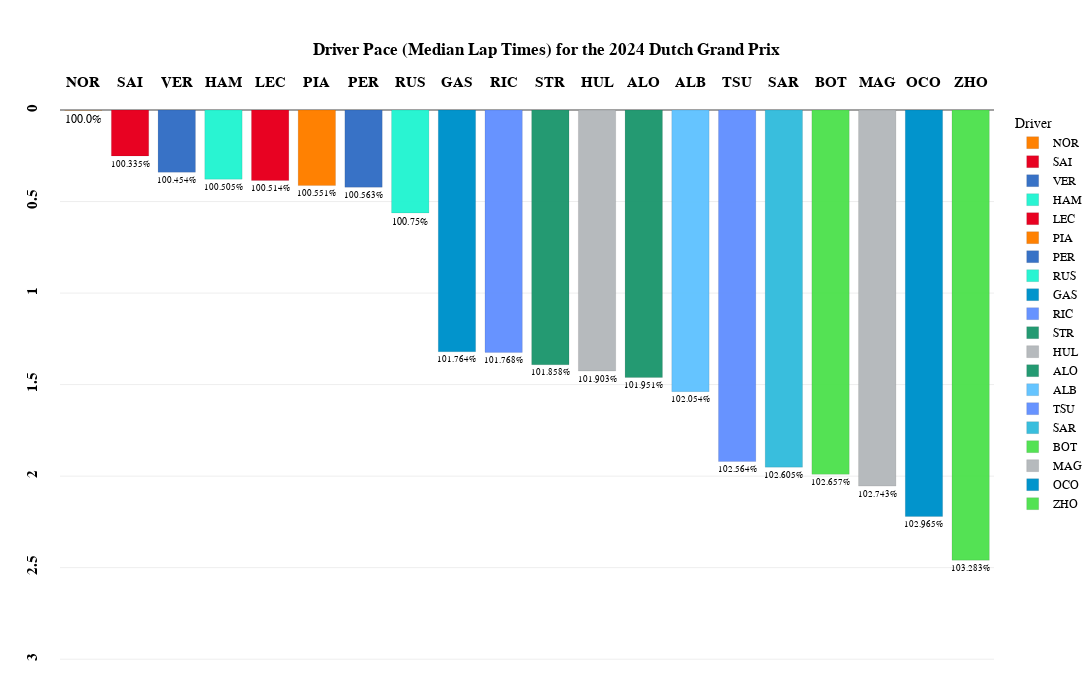

The code cell stored with this chart in its notebook:
### Code cell
fig_median=px.bar(
    transformed_laps_relative_median,
    x="Driver",
    y="Delta",
    color='Driver',
    template="xgridoff",
    title="<b>Driver Pace (Median Lap Times) for the {} {}</b>".format(year,gp),
    text="Delta_Percent",
    height=700, 
    width=1200,
    color_discrete_map={
                 "ALB": "#64C4FF",
                 "ALO": "#229971",
                 "BOT": "#52e252",
                 "COL": "#37BEDD",
                 "GAS": "#0093cc",
                 "HAM": "#27F4D2",
                 "HUL": "#B6BABD",
                 "LEC": "#E80020",
                 "MAG": "#B6BABD",
                 "NOR": "#FF8000",
                 "OCO": "#0093cc",
                 "PER": "#3671C6",
                 "PIA": "#FF8000",
                 "RIC": "#6692FF",
                 "RUS": "#27F4D2",
                 "SAI": "#E80020",
                 "SAR": "#37BEDD",
                 "STR": "#229971",
                 "TSU": "#6692FF",
                 "VER": "#3671C6",
                 "ZHO": "#52e252"
          }
)

fig_median.update_traces(textposition='outside')

fig_median.update_traces(opacity=0.85)

fig_median.update_traces( marker_line_color='white',marker_line_width=1.5)

fig_median.update_yaxes(tickangle = -90,tickprefix="<b>",ticksuffix ="</b><br>")

fig_median.update_xaxes(tickangle = -0,tickprefix="<b>",ticksuffix ="</b><br>")

fig_median.update_yaxes(range=[transformed_laps_relative_median['Delta'].max()+0.6, 0])

fig_median.update_layout(
    xaxis={'side': 'top'},
    yaxis={'side': 'left'}
)

fig_median.update_xaxes(title_text='')      # Remove axis titles
fig_median.update_yaxes(title_text='')

fig_median.update_xaxes(
        title_standoff = 75
)

fig_median.update_layout(
    title_x=0.5,
    margin=dict(l=60, r=5, t=110, b=30),
    hoverlabel=dict(
    bgcolor="white",
    font_size=16,
    font_family="PT Sans Narrow"
    ),
    yaxis = dict(tickfont = dict(size=15)),
    xaxis = dict(tickfont = dict(size=15)),
    font=dict(
        family="PT Sans Narrow",
        size=12,
        color="Black"
    ),
    title_font_family="PT Sans Narrow"
)
fig_median.update_traces( marker_line_color='Black',marker_line_width=0.1, opacity=0.99)
fig_median.show()

### Figure 1 — Plotly figure (JSON) as saved in the notebook; plotly's stock layout.template omitted (floating-point values rounded to 4 significant figures)
{"data": [{"alignmentgroup": "True", "hovertemplate": "Driver=%{x}<br>Delta=%{y}<br>Delta_Percent=%{text}<extra></extra>", "legendgroup": "NOR", "marker": {"color": "#FF8000", "line": {"color": "Black", "width": 0.1}, "pattern": {"shape": ""}}, "name": "NOR", "offsetgroup": "NOR", "opacity": 0.99, "orientation": "v", "showlegend": true, "text": ["100.0%"], "textposition": "outside", "type": "bar", "x": ["NOR"], "xaxis": "x", "y": [0.001], "yaxis": "y"}, {"alignmentgroup": "True", "hovertemplate": "Driver=%{x}<br>Delta=%{y}<br>Delta_Percent=%{text}<extra></extra>", "legendgroup": "SAI", "marker": {"color": "#E80020", "line": {"color": "Black", "width": 0.1}, "pattern": {"shape": ""}}, "name": "SAI", "offsetgroup": "SAI", "opacity": 0.99, "orientation": "v", "showlegend": true, "text": ["100.335%"], "textposition": "outside", "type": "bar", "x": ["SAI"], "xaxis": "x", "y": [0.251], "yaxis": "y"}, {"alignmentgroup": "True", "hovertemplate": "Driver=%{x}<br>Delta=%{y}<br>Delta_Percent=%{text}<extra></extra>", "legendgroup": "VER", "marker": {"color": "#3671C6", "line": {"color": "Black", "width": 0.1}, "pattern": {"shape": ""}}, "name": "VER", "offsetgroup": "VER", "opacity": 0.99, "orientation": "v", "showlegend": true, "text": ["100.454%"], "textposition": "outside", "type": "bar", "x": ["VER"], "xaxis": "x", "y": [0.34], "yaxis": "y"}, {"alignmentgroup": "True", "hovertemplate": "Driver=%{x}<br>Delta=%{y}<br>Delta_Percent=%{text}<extra></extra>", "legendgroup": "HAM", "marker": {"color": "#27F4D2", "line": {"color": "Black", "width": 0.1}, "pattern": {"shape": ""}}, "name": "HAM", "offsetgroup": "HAM", "opacity": 0.99, "orientation": "v", "showlegend": true, "text": ["100.505%"], "textposition": "outside", "type": "bar", "x": ["HAM"], "xaxis": "x", "y": [0.378], "yaxis": "y"}, {"alignmentgroup": "True", "hovertemplate": "Driver=%{x}<br>Delta=%{y}<br>Delta_Percent=%{text}<extra></extra>", "legendgroup": "LEC", "marker": {"color": "#E80020", "line": {"color": "Black", "width": 0.1}, "pattern": {"shape": ""}}, "name": "LEC", "offsetgroup": "LEC", "opacity": 0.99, "orientation": "v", "showlegend": true, "text": ["100.514%"], "textposition": "outside", "type": "bar", "x": ["LEC"], "xaxis": "x", "y": [0.385], "yaxis": "y"}, {"alignmentgroup": "True", "hovertemplate": "Driver=%{x}<br>Delta=%{y}<br>Delta_Percent=%{text}<extra></extra>", "legendgroup": "PIA", "marker": {"color": "#FF8000", "line": {"color": "Black", "width": 0.1}, "pattern": {"shape": ""}}, "name": "PIA", "offsetgroup": "PIA", "opacity": 0.99, "orientation": "v", "showlegend": true, "text": ["100.551%"], "textposition": "outside", "type": "bar", "x": ["PIA"], "xaxis": "x", "y": [0.413], "yaxis": "y"}, {"alignmentgroup": "True", "hovertemplate": "Driver=%{x}<br>Delta=%{y}<br>Delta_Percent=%{text}<extra></extra>", "legendgroup": "PER", "marker": {"color": "#3671C6", "line": {"color": "Black", "width": 0.1}, "pattern": {"shape": ""}}, "name": "PER", "offsetgroup": "PER", "opacity": 0.99, "orientation": "v", "showlegend": true, "text": ["100.563%"], "textposition": "outside", "type": "bar", "x": ["PER"], "xaxis": "x", "y": [0.422], "yaxis": "y"}, {"alignmentgroup": "True", "hovertemplate": "Driver=%{x}<br>Delta=%{y}<br>Delta_Percent=%{text}<extra></extra>", "legendgroup": "RUS", "marker": {"color": "#27F4D2", "line": {"color": "Black", "width": 0.1}, "pattern": {"shape": ""}}, "name": "RUS", "offsetgroup": "RUS", "opacity": 0.99, "orientation": "v", "showlegend": true, "text": ["100.75%"], "textposition": "outside", "type": "bar", "x": ["RUS"], "xaxis": "x", "y": [0.562], "yaxis": "y"}, {"alignmentgroup": "True", "hovertemplate": "Driver=%{x}<br>Delta=%{y}<br>Delta_Percent=%{text}<extra></extra>", "legendgroup": "GAS", "marker": {"color": "#0093cc", "line": {"color": "Black", "width": 0.1}, "pattern": {"shape": ""}}, "name": "GAS", "offsetgroup": "GAS", "opacity": 0.99, "orientation": "v", "showlegend": true, "text": ["101.764%"], "textposition": "outside", "type": "bar", "x": ["GAS"], "xaxis": "x", "y": [1.321], "yaxis": "y"}, {"alignmentgroup": "True", "hovertemplate": "Driver=%{x}<br>Delta=%{y}<br>Delta_Percent=%{text}<extra></extra>", "legendgroup": "RIC", "marker": {"color": "#6692FF", "line": {"color": "Black", "width": 0.1}, "pattern": {"shape": ""}}, "name": "RIC", "offsetgroup": "RIC", "opacity": 0.99, "orientation": "v", "showlegend": true, "text": ["101.768%"], "textposition": "outside", "type": "bar", "x": ["RIC"], "xaxis": "x", "y": [1.324], "yaxis": "y"}, {"alignmentgroup": "True", "hovertemplate": "Driver=%{x}<br>Delta=%{y}<br>Delta_Percent=%{text}<extra></extra>", "legendgroup": "STR", "marker": {"color": "#229971", "line": {"color": "Black", "width": 0.1}, "pattern": {"shape": ""}}, "name": "STR", "offsetgroup": "STR", "opacity": 0.99, "orientation": "v", "showlegend": true, "text": ["101.858%"], "textposition": "outside", "type": "bar", "x": ["STR"], "xaxis": "x", "y": [1.392], "yaxis": "y"}, {"alignmentgroup": "True", "hovertemplate": "Driver=%{x}<br>Delta=%{y}<br>Delta_Percent=%{text}<extra></extra>", "legendgroup": "HUL", "marker": {"color": "#B6BABD", "line": {"color": "Black", "width": 0.1}, "pattern": {"shape": ""}}, "name": "HUL", "offsetgroup": "HUL", "opacity": 0.99, "orientation": "v", "showlegend": true, "text": ["101.903%"], "textposition": "outside", "type": "bar", "x": ["HUL"], "xaxis": "x", "y": [1.425], "yaxis": "y"}, {"alignmentgroup": "True", "hovertemplate": "Driver=%{x}<br>Delta=%{y}<br>Delta_Percent=%{text}<extra></extra>", "legendgroup": "ALO", "marker": {"color": "#229971", "line": {"color": "Black", "width": 0.1}, "pattern": {"shape": ""}}, "name": "ALO", "offsetgroup": "ALO", "opacity": 0.99, "orientation": "v", "showlegend": true, "text": ["101.951%"], "textposition": "outside", "type": "bar", "x": ["ALO"], "xaxis": "x", "y": [1.461], "yaxis": "y"}, {"alignmentgroup": "True", "hovertemplate": "Driver=%{x}<br>Delta=%{y}<br>Delta_Percent=%{text}<extra></extra>", "legendgroup": "ALB", "marker": {"color": "#64C4FF", "line": {"color": "Black", "width": 0.1}, "pattern": {"shape": ""}}, "name": "ALB", "offsetgroup": "ALB", "opacity": 0.99, "orientation": "v", "showlegend": true, "text": ["102.054%"], "textposition": "outside", "type": "bar", "x": ["ALB"], "xaxis": "x", "y": [1.538], "yaxis": "y"}, {"alignmentgroup": "True", "hovertemplate": "Driver=%{x}<br>Delta=%{y}<br>Delta_Percent=%{text}<extra></extra>", "legendgroup": "TSU", "marker": {"color": "#6692FF", "line": {"color": "Black", "width": 0.1}, "pattern": {"shape": ""}}, "name": "TSU", "offsetgroup": "TSU", "opacity": 0.99, "orientation": "v", "showlegend": true, "text": ["102.564%"], "textposition": "outside", "type": "bar", "x": ["TSU"], "xaxis": "x", "y": [1.921], "yaxis": "y"}, {"alignmentgroup": "True", "hovertemplate": "Driver=%{x}<br>Delta=%{y}<br>Delta_Percent=%{text}<extra></extra>", "legendgroup": "SAR", "marker": {"color": "#37BEDD", "line": {"color": "Black", "width": 0.1}, "pattern": {"shape": ""}}, "name": "SAR", "offsetgroup": "SAR", "opacity": 0.99, "orientation": "v", "showlegend": true, "text": ["102.605%"], "textposition": "outside", "type": "bar", "x": ["SAR"], "xaxis": "x", "y": [1.951], "yaxis": "y"}, {"alignmentgroup": "True", "hovertemplate": "Driver=%{x}<br>Delta=%{y}<br>Delta_Percent=%{text}<extra></extra>", "legendgroup": "BOT", "marker": {"color": "#52e252", "line": {"color": "Black", "width": 0.1}, "pattern": {"shape": ""}}, "name": "BOT", "offsetgroup": "BOT", "opacity": 0.99, "orientation": "v", "showlegend": true, "text": ["102.657%"], "textposition": "outside", "type": "bar", "x": ["BOT"], "xaxis": "x", "y": [1.99], "yaxis": "y"}, {"alignmentgroup": "True", "hovertemplate": "Driver=%{x}<br>Delta=%{y}<br>Delta_Percent=%{text}<extra></extra>", "legendgroup": "MAG", "marker": {"color": "#B6BABD", "line": {"color": "Black", "width": 0.1}, "pattern": {"shape": ""}}, "name": "MAG", "offsetgroup": "MAG", "opacity": 0.99, "orientation": "v", "showlegend": true, "text": ["102.743%"], "textposition": "outside", "type": "bar", "x": ["MAG"], "xaxis": "x", "y": [2.055], "yaxis": "y"}, {"alignmentgroup": "True", "hovertemplate": "Driver=%{x}<br>Delta=%{y}<br>Delta_Percent=%{text}<extra></extra>", "legendgroup": "OCO", "marker": {"color": "#0093cc", "line": {"color": "Black", "width": 0.1}, "pattern": {"shape": ""}}, "name": "OCO", "offsetgroup": "OCO", "opacity": 0.99, "orientation": "v", "showlegend": true, "text": ["102.965%"], "textposition": "outside", "type": "bar", "x": ["OCO"], "xaxis": "x", "y": [2.221], "yaxis": "y"}, {"alignmentgroup": "True", "hovertemplate": "Driver=%{x}<br>Delta=%{y}<br>Delta_Percent=%{text}<extra></extra>", "legendgroup": "ZHO", "marker": {"color": "#52e252", "line": {"color": "Black", "width": 0.1}, "pattern": {"shape": ""}}, "name": "ZHO", "offsetgroup": "ZHO", "opacity": 0.99, "orientation": "v", "showlegend": true, "text": ["103.283%"], "textposition": "outside", "type": "bar", "x": ["ZHO"], "xaxis": "x", "y": [2.459], "yaxis": "y"}], "layout": {"barmode": "relative", "font": {"color": "Black", "family": "PT Sans Narrow", "size": 12}, "height": 700, "hoverlabel": {"bgcolor": "white", "font": {"family": "PT Sans Narrow", "size": 16}}, "legend": {"title": {"text": "Driver"}, "tracegroupgap": 0}, "margin": {"b": 30, "l": 60, "r": 5, "t": 110}, "title": {"font": {"family": "PT Sans Narrow"}, "text": "<b>Driver Pace (Median Lap Times) for the 2024 Dutch Grand Prix</b>", "x": 0.5}, "width": 1200, "xaxis": {"anchor": "y", "categoryarray": ["NOR", "SAI", "VER", "HAM", "LEC", "PIA", "PER", "RUS", "GAS", "RIC", "STR", "HUL", "ALO", "ALB", "TSU", "SAR", "BOT", "MAG", "OCO", "ZHO"], "categoryorder": "array", "domain": [0, 1], "side": "top", "tickangle": 0, "tickfont": {"size": 15}, "tickprefix": "<b>", "ticksuffix": "</b><br>", "title": {"standoff": 75, "text": ""}}, "yaxis": {"anchor": "x", "domain": [0, 1], "range": [3.059, 0], "side": "left", "tickangle": -90, "tickfont": {"size": 15}, "tickprefix": "<b>", "ticksuffix": "</b><br>", "title": {"text": ""}}}}
